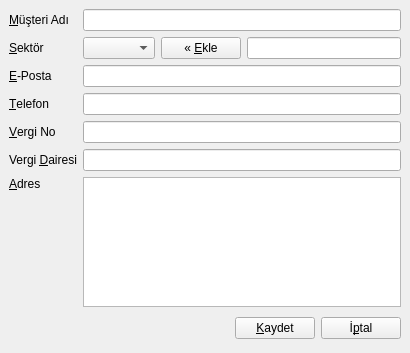
<ui version="4.0" >
 <author></author>
 <comment></comment>
 <exportmacro></exportmacro>
 <class>formYeniBaglanti</class>
 <widget class="QDialog" name="formYeniBaglanti" >
  <property name="geometry" >
   <rect>
    <x>0</x>
    <y>0</y>
    <width>410</width>
    <height>353</height>
   </rect>
  </property>
  <property name="windowTitle" >
   <string>Müşteri Penceresi</string>
  </property>
  <property name="windowIcon" >
   <iconset resource="simgeler.qrc" >:/new/prefix1/icons/identity.png</iconset>
  </property>
  <layout class="QVBoxLayout" >
   <property name="margin" >
    <number>9</number>
   </property>
   <property name="spacing" >
    <number>6</number>
   </property>
   <item>
    <layout class="QGridLayout" >
     <property name="margin" >
      <number>0</number>
     </property>
     <property name="spacing" >
      <number>6</number>
     </property>
     <item row="3" column="1" >
      <widget class="QLineEdit" name="lineTelefon" />
     </item>
     <item row="6" column="1" >
      <widget class="QTextEdit" name="textAdres" >
       <property name="tabChangesFocus" >
        <bool>true</bool>
       </property>
      </widget>
     </item>
     <item row="1" column="1" >
      <layout class="QHBoxLayout" >
       <property name="margin" >
        <number>0</number>
       </property>
       <property name="spacing" >
        <number>6</number>
       </property>
       <item>
        <widget class="QComboBox" name="comboSektor" />
       </item>
       <item>
        <widget class="QPushButton" name="buttonEkle" >
         <property name="text" >
          <string>« &amp;Ekle</string>
         </property>
         <property name="autoDefault" >
          <bool>false</bool>
         </property>
        </widget>
       </item>
       <item>
        <widget class="QLineEdit" name="lineSektor" />
       </item>
      </layout>
     </item>
     <item row="1" column="0" >
      <widget class="QLabel" name="label_2" >
       <property name="text" >
        <string>&amp;Sektör</string>
       </property>
       <property name="buddy" >
        <cstring>comboSektor</cstring>
       </property>
      </widget>
     </item>
     <item row="2" column="0" >
      <widget class="QLabel" name="label_3" >
       <property name="text" >
        <string>&amp;E-Posta</string>
       </property>
       <property name="buddy" >
        <cstring>lineEposta</cstring>
       </property>
      </widget>
     </item>
     <item row="2" column="1" >
      <widget class="QLineEdit" name="lineEposta" />
     </item>
     <item row="0" column="0" >
      <widget class="QLabel" name="label" >
       <property name="text" >
        <string>&amp;Müşteri Adı</string>
       </property>
       <property name="buddy" >
        <cstring>lineBaglanti</cstring>
       </property>
      </widget>
     </item>
     <item row="6" column="0" >
      <layout class="QVBoxLayout" >
       <property name="margin" >
        <number>0</number>
       </property>
       <property name="spacing" >
        <number>6</number>
       </property>
       <item>
        <widget class="QLabel" name="label_5" >
         <property name="text" >
          <string>&amp;Adres</string>
         </property>
         <property name="buddy" >
          <cstring>textAdres</cstring>
         </property>
        </widget>
       </item>
       <item>
        <spacer>
         <property name="orientation" >
          <enum>Qt::Vertical</enum>
         </property>
         <property name="sizeHint" >
          <size>
           <width>20</width>
           <height>40</height>
          </size>
         </property>
        </spacer>
       </item>
      </layout>
     </item>
     <item row="4" column="1" >
      <widget class="QLineEdit" name="lineVergiNo" />
     </item>
     <item row="3" column="0" >
      <widget class="QLabel" name="label_4" >
       <property name="text" >
        <string>&amp;Telefon</string>
       </property>
       <property name="buddy" >
        <cstring>lineTelefon</cstring>
       </property>
      </widget>
     </item>
     <item row="0" column="1" >
      <widget class="QLineEdit" name="lineBaglanti" />
     </item>
     <item row="5" column="1" >
      <widget class="QLineEdit" name="lineVergiDairesi" />
     </item>
     <item row="4" column="0" >
      <widget class="QLabel" name="label_6" >
       <property name="text" >
        <string>&amp;Vergi No</string>
       </property>
       <property name="buddy" >
        <cstring>lineVergiNo</cstring>
       </property>
      </widget>
     </item>
     <item row="5" column="0" >
      <widget class="QLabel" name="label_7" >
       <property name="text" >
        <string>Vergi &amp;Dairesi</string>
       </property>
       <property name="buddy" >
        <cstring>lineVergiDairesi</cstring>
       </property>
      </widget>
     </item>
    </layout>
   </item>
   <item>
    <layout class="QHBoxLayout" >
     <property name="margin" >
      <number>0</number>
     </property>
     <property name="spacing" >
      <number>6</number>
     </property>
     <item>
      <spacer>
       <property name="orientation" >
        <enum>Qt::Horizontal</enum>
       </property>
       <property name="sizeHint" >
        <size>
         <width>131</width>
         <height>31</height>
        </size>
       </property>
      </spacer>
     </item>
     <item>
      <widget class="QPushButton" name="okButton" >
       <property name="text" >
        <string>&amp;Kaydet</string>
       </property>
       <property name="autoDefault" >
        <bool>false</bool>
       </property>
      </widget>
     </item>
     <item>
      <widget class="QPushButton" name="cancelButton" >
       <property name="text" >
        <string>İ&amp;ptal</string>
       </property>
       <property name="autoDefault" >
        <bool>false</bool>
       </property>
      </widget>
     </item>
    </layout>
   </item>
  </layout>
 </widget>
 <pixmapfunction></pixmapfunction>
 <tabstops>
  <tabstop>lineBaglanti</tabstop>
  <tabstop>comboSektor</tabstop>
  <tabstop>buttonEkle</tabstop>
  <tabstop>lineSektor</tabstop>
  <tabstop>lineEposta</tabstop>
  <tabstop>lineTelefon</tabstop>
  <tabstop>lineVergiNo</tabstop>
  <tabstop>lineVergiDairesi</tabstop>
  <tabstop>textAdres</tabstop>
  <tabstop>okButton</tabstop>
  <tabstop>cancelButton</tabstop>
 </tabstops>
 <resources>
  <include location="simgeler.qrc" />
 </resources>
 <connections>
  <connection>
   <sender>cancelButton</sender>
   <signal>clicked()</signal>
   <receiver>formYeniBaglanti</receiver>
   <slot>reject()</slot>
   <hints>
    <hint type="sourcelabel" >
     <x>369</x>
     <y>253</y>
    </hint>
    <hint type="destinationlabel" >
     <x>179</x>
     <y>282</y>
    </hint>
   </hints>
  </connection>
 </connections>
</ui>
